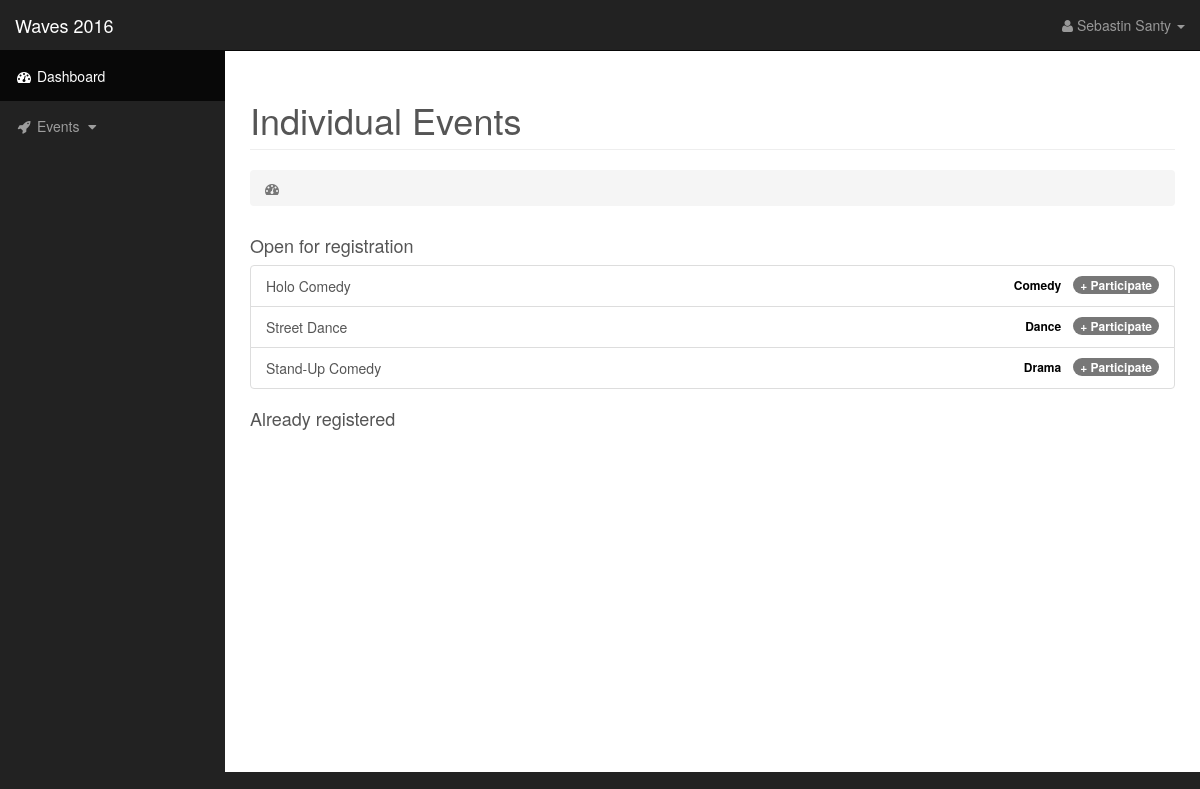
The app's page /events/individual/ (signed in) with its own data.
### wavesprofile/models.py (models this page shows, shortened)
class Profile(models.Model):
	user = models.OneToOneField(User, on_delete = models.CASCADE)
	name = models.CharField(max_length = 120)
	email = models.EmailField()
	mobile = models.CharField(max_length = 10)
	institute = models.CharField(max_length = 120)
	department = models.CharField(max_length = 60, choices=DEP_CHOICES)
	gender = models.CharField(max_length = 1, choices=GENDER_CHOICES)
	dob = models.DateField(auto_now_add = True, auto_now = False)
	year = models.CharField(max_length =2, choices = YEAR_CHOICES)
	updatedtime = models.DateTimeField(auto_now_add = False, auto_now = True)
	settime = models.DateTimeField(auto_now_add = True, auto_now = False)

### events/models.py (models this page shows, shortened)
class Event(models.Model):
    eventName = models.CharField(max_length=100)
    eventDate = models.DateTimeField(blank=True, null=True)
    eventRules = models.FileField(upload_to = "adminuploads/events/rules/" , blank=True, null=True)
    eventpic = models.ImageField(upload_to = "adminuploads/events/pics/" ,blank=True, null=True)
    event_desc = models.TextField(blank=True, null=True)
    event_type = models.CharField(max_length=1, choices=EVENT_TYPES)
    event_category = models.CharField(max_length=50, choices = CATEGORY, default='')

### events/views.py (the view)
# urls.py: url(r'^events/individual/$','events.views.Ind_Events', name='indevents'),
def Ind_Events(request):
	u_open = Event.objects.filter(event_type = 'S').exclude(event__event_part = request.user).order_by('event_category')
	u_reg = Event.objects.filter(event_type = 'S', event__event_part = request.user).order_by('event_category')
	context = {
		'u': u_open,
		'u1' : u_reg,
	}
	return render(request,"indevents.html", context)

### templates/indevents.html (shortened to what this page needs)
{% extends 'base.html' %}
{% block heading %}
Individual Events
{% endblock %}
{% block content %}
<h4>Open for registration</h4>
	<div class = "list-group">
            {% for field in u %}
    <a href = "/events/individual/{{ field.id }}" class="list-group-item"><span class="badge">+ Participate</span>
    {{ field.eventName }} <span style = "background-color:white; color:black"class="badge">{{ field.event_category }}</span>
    </a>
{% endfor %}
</div>
<h4>Already registered</h4>
{% endblock %}

### templates/base.html (shortened to what this page needs)
{% load staticfiles %}
<!DOCTYPE html>
<html lang="en">
<head>
    <link href="{% static 'css/bootstrap.min.css' %}" rel="stylesheet">
    <link href="{% static 'css/sb-admin.css' %}" rel="stylesheet">
    <link href="{% static 'css/plugins/morris.css' %}" rel="stylesheet">
    <link href="{% static 'font-awesome/css/font-awesome.min.css' %}" rel="stylesheet" type="text/css">
</head>
<body>
    <div id="wrapper">
        <nav class="navbar navbar-inverse navbar-fixed-top" role="navigation">
            <div class="navbar-header">
                <a class="navbar-brand" href="/">Waves 2016</a>
            </div>
            <ul class="nav navbar-right top-nav">
                <li class="dropdown">
                    <a href="#" class="dropdown-toggle" data-toggle="dropdown"><i class="fa fa-user"></i>
                    {% if request.user.profile.name %}
                        {{ request.user.profile.name }}
                    {% else %}
                        {{  request.user.username }}
                    {% endif %}
                    <b class="caret"></b></a>
                </li>
            </ul>
            <div class="collapse navbar-collapse navbar-ex1-collapse">
                <ul class="nav navbar-nav side-nav">
                    <li class="active">
                        <a href="{% url 'profile' %}"><i class="fa fa-fw fa-dashboard"></i> Dashboard</a>
                    </li>
                    {% if request.user.profile %}
                     <li>
                        <a href="javascript:;" data-toggle="collapse" data-target="#demo"><i class="fa fa-fw fa-rocket"></i> Events <i class="fa fa-fw fa-caret-down"></i></a>
                    </li>
                    {% endif %}
                </ul>
            </div>
        </nav>
        <div id="page-wrapper">
            <div class="container-fluid">
                <div class="row">
                    <div class="col-lg-12">
                        <h1 class="page-header">
                            {% block heading %}
                            {% endblock %}
                        </h1>
                        <ol class="breadcrumb">
                            <li class="active">
                                <i class="fa fa-dashboard"></i>
                            </li>
                        </ol>
                    </div>
                </div>
                <div class="row">
                    <div class="col-lg-12 minhei">
                        {% block content %}
                        {% endblock %}
                    </div>
                </div>
            </div>
        </div>
    </div>
</body>
</html>

### static/assets/css/sb-admin.css (style rules this page uses)
body { margin-top: 100px; background-color: #222; }
@media (min-width:768px) { body { margin-top: 50px; } }
#wrapper { padding-left: 0; }
#page-wrapper { width: 100%; padding: 0; background-color: #fff; }
@media (min-width:768px) { #wrapper { padding-left: 225px; } }
@media (min-width:768px) { #page-wrapper { padding: 10px; } }
.top-nav { padding: 0 15px; }
.top-nav>li { display: inline-block; float: left; }
.top-nav>li>a { padding-top: 15px; padding-bottom: 15px; line-height: 20px; color: #999; }
@media (min-width:768px) { .side-nav { position: fixed; top: 51px; left: 225px; width: 225px; margin-left: -225px; border: none; border-radius: 0; overflow-y: auto; background-color: #222; bottom: 0; overflow-x: hidden; padding-bottom: 40px; } }
@media (min-width:768px) { .side-nav>li>a { width: 225px; } }

### templates/base.html (style rules this page uses)
.minhei { min-height: 67vh; }
body { color:#555; }

### records on screen
Event: eventName "Holo Comedy", event_category "Comedy"
Event: eventName "Street Dance", event_category "Dance"
Event: eventName "Stand-Up Comedy", event_category "Drama"

### other values on screen
{{ request.user.profile.name }} "Sebastin Santy"
